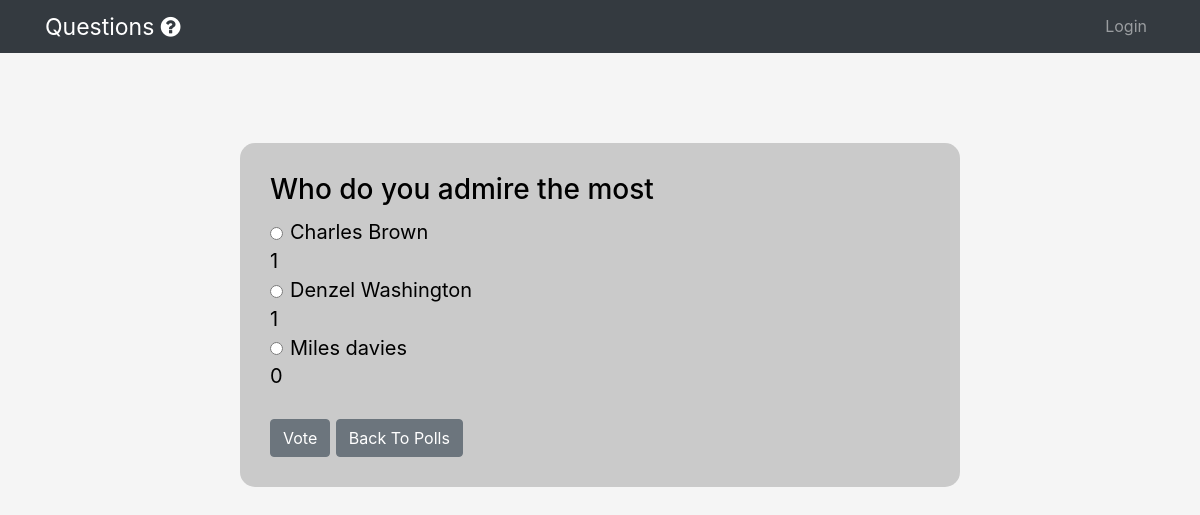
/detail/6/, run on the app's committed database.
### polls/models.py (models this page shows, shortened)
class Question(models.Model):
    question_text = models.CharField(max_length=300)
    pub_date=models.DateTimeField(default=timezone.now)
    author = models.ForeignKey(User, related_name="authors", on_delete=models.CASCADE)

class Choice(models.Model):
    choice_text = models.CharField(max_length=300, verbose_name="choices")
    question = models.ForeignKey(
        Question, related_name="question", on_delete=models.CASCADE)
    votes = models.IntegerField(default=0)
    def __str__(self):
        return self.choice_text

### polls/views.py (the view)
# urls.py: path('detail/<int:question_id>/', QuestionDetailView, name="polls-detail"),
def QuestionDetailView(request, question_id):
    try:
        question = Question.objects.get(pk=question_id)
        formset = Choice.objects.filter(question_id=question_id)
        print(formset)
    except Question.DoesNotExist:
        raise Http404("Question does not exist")
    return render(request, 'polls/question_detail.html', { 'question': question, "formset": formset})

### polls/templates/polls/question_detail.html (shortened to what this page needs)
{% extends "users/base.html" %}
{% block content %}
<div class="displayform">
<h3 class="text-left mb-3">{{ question.question_text }}</h3>
<div class="containerq">
<form action="{% url 'polls-vote' question.id %}" method="POST">
    {% for choice in formset %}
    <div class="ro">
        <div class="">
        <input type="radio" name="choice" class="form-check-input" id="{{ choice.id }}"
            value="{{ choice.pk }}" />
        <label for="choice{{ forloop.counter }}">{{ choice.choice_text }}</label>
        </div>
    </div>
    <div class="">
        <div class="">
        <label for="choice{{ forloop.counter }}">{{ choice.votes }}</label>
        </div>
    </div>
    {% endfor %}
    <input type="submit" value="Vote" class="btn btn-secondary mt-4" />
    <a class="btn btn-secondary mt-4 " href="{% url 'list' %}">Back To Polls</a>
    </div>
</div>
{% endblock content %}

### users/Templates/users/base.html (style rules this page uses)
body { line-height: 1.3rem; background-color:rgb(245, 245, 245); text-align: center; color: black; }
.displayform { margin: 0 auto; text-align: left; width: 60%; background-color:rgb(202, 202, 202); padding: 30px; margin-top: 90px; border-radius: 15px; }
.containerq { font-size:20px; display: flex; }
.ro { margin-left: 20px; flex-direction: row; }

### data on the page
Question: question_text "Who do you admire the most"
Choice: choice_text "Charles Brown", votes "1"
Choice: choice_text "Denzel Washington", votes "1"
Choice: choice_text "Miles davies", votes "0"
